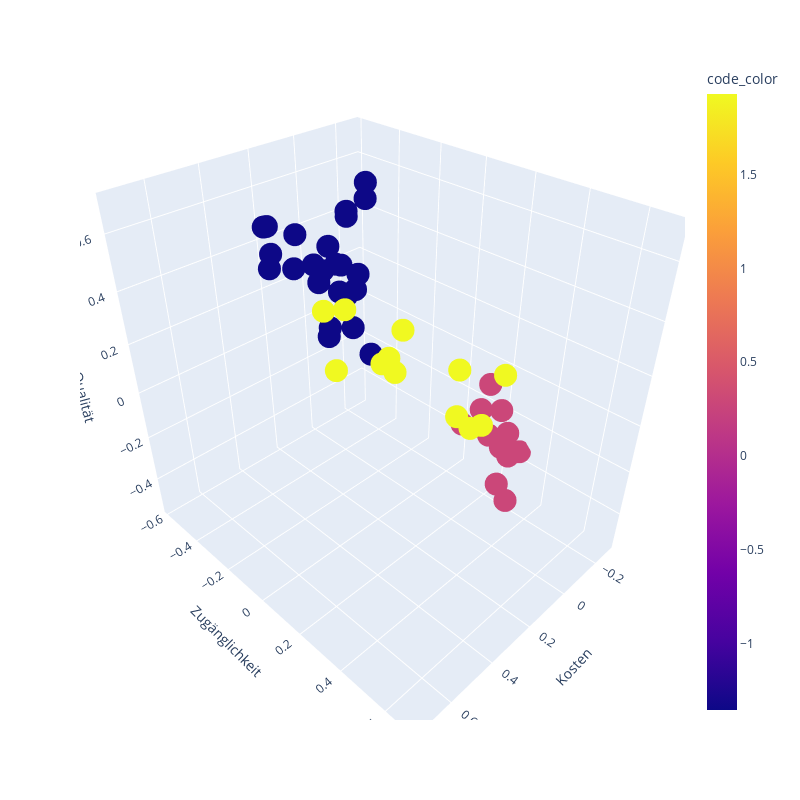

The notebook cell this image was saved under:
### Code cell
# 3d scatter plot
plt_data = plt_data[np.logical_and(plt_data.index.get_level_values('Codierung') != 0,plt_data.index.get_level_values('Codierung') != 3) ]
fig = px.scatter_3d(plt_data.reset_index(), x='Kosten', y='Zugänglichkeit', z='Qualität', color='code_color')
fig.update_layout(width=800, height=800)
fig.show()
